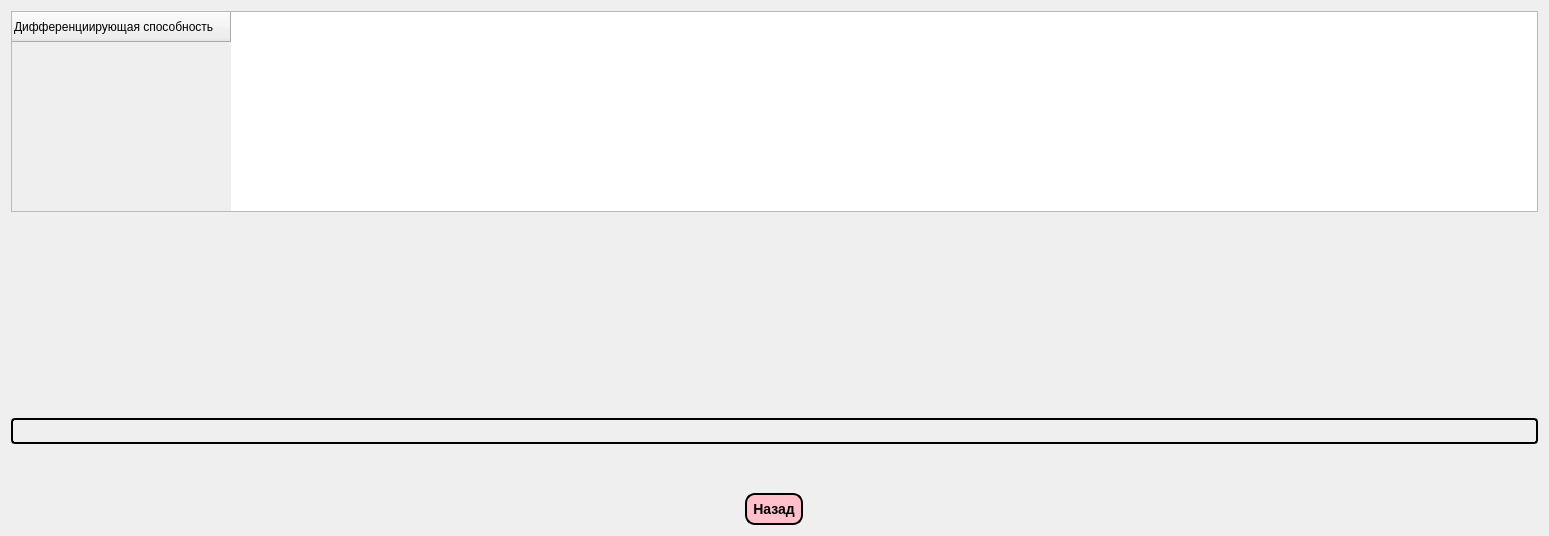
<?xml version="1.0" encoding="UTF-8"?>
<ui version="4.0">
 <class>DS</class>
 <widget class="QWidget" name="DS">
  <property name="geometry">
   <rect>
    <x>0</x>
    <y>0</y>
    <width>1549</width>
    <height>536</height>
   </rect>
  </property>
  <property name="windowTitle">
   <string>Form</string>
  </property>
  <layout class="QGridLayout" name="gridLayout_3">
   <item row="0" column="0">
    <layout class="QVBoxLayout" name="verticalLayout">
     <item>
      <widget class="QTableWidget" name="tableWidget">
       <row>
        <property name="text">
         <string>Дифференциирующая способность</string>
        </property>
       </row>
      </widget>
     </item>
     <item>
      <spacer name="verticalSpacer">
       <property name="orientation">
        <enum>Qt::Vertical</enum>
       </property>
       <property name="sizeHint" stdset="0">
        <size>
         <width>28</width>
         <height>28</height>
        </size>
       </property>
      </spacer>
     </item>
     <item>
      <widget class="QFrame" name="frame">
       <property name="styleSheet">
        <string notr="true"> QFrame, QLabel, QToolTip {
     border: 2px solid black;
     border-radius: 4px;
     padding: 2px;
     background-image: url(images/welcome.png);
 }</string>
       </property>
       <property name="frameShape">
        <enum>QFrame::StyledPanel</enum>
       </property>
       <property name="frameShadow">
        <enum>QFrame::Raised</enum>
       </property>
       <layout class="QGridLayout" name="gridLayout_2">
        <item row="0" column="0">
         <layout class="QGridLayout" name="gridLayout"/>
        </item>
       </layout>
      </widget>
     </item>
     <item>
      <widget class="QLabel" name="label">
       <property name="font">
        <font>
         <pointsize>12</pointsize>
        </font>
       </property>
       <property name="text">
        <string>&lt;html&gt;&lt;head/&gt;&lt;body&gt;&lt;p&gt;&lt;br/&gt;&lt;/p&gt;&lt;/body&gt;&lt;/html&gt;</string>
       </property>
      </widget>
     </item>
     <item alignment="Qt::AlignHCenter">
      <widget class="QPushButton" name="pushButton">
       <property name="styleSheet">
        <string notr="true">QPushButton{
     background-color: pink;
     border-style: outset;
     border-width: 2px;
     border-radius: 10px;
     border-color: black;
     font: bold 14px;
     min-width: 10em;
     padding: 6px;
 }
 QPushButton:pressed {
     background-color: rgb(0, 255, 238);
     border-style: inset;
 }</string>
       </property>
       <property name="text">
        <string>Назад</string>
       </property>
      </widget>
     </item>
    </layout>
   </item>
  </layout>
 </widget>
 <resources/>
 <connections/>
</ui>
